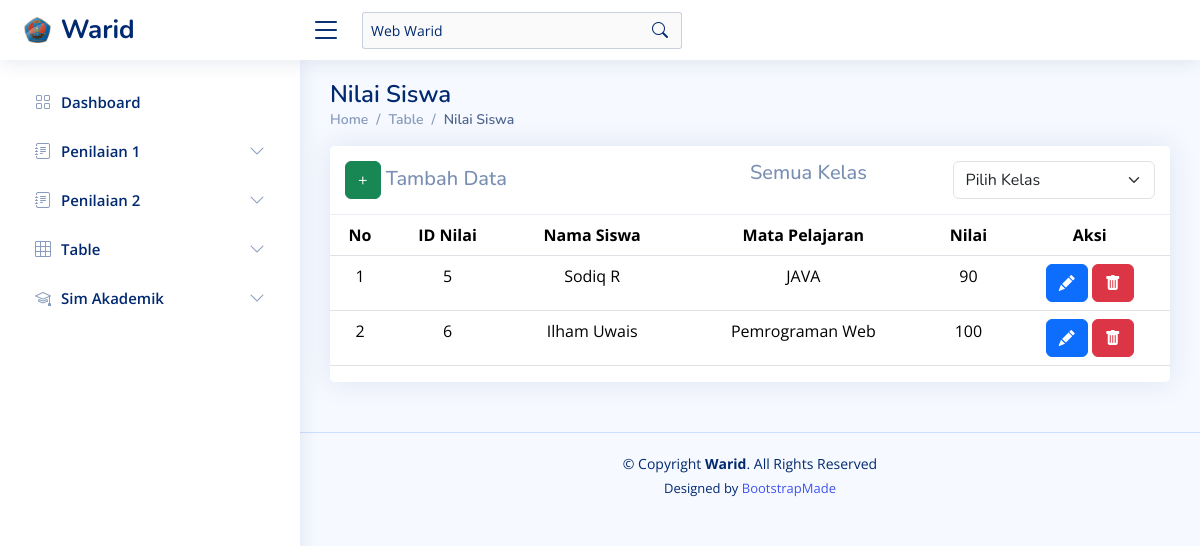
Page /?page=nilai_siswa on the committed database.
### tables this page shows
CREATE TABLE `nilai_siswa` (
  `id_nilai_siswa` int(10) NOT NULL,
  `id_siswa` int(10) NOT NULL,
  `id_mapel` int(10) NOT NULL,
  `nilai` int(10) NOT NULL
);

CREATE TABLE `siswa` (
  `id_siswa` int(10) NOT NULL,
  `nama_siswa` varchar(255) NOT NULL,
  `kelas` varchar(10) NOT NULL
);

CREATE TABLE `mapel` (
  `id_mapel` int(10) NOT NULL,
  `mata_pelajaran` varchar(50) NOT NULL
);

### assets/components/sim_akademik_warid/nilai_siswa.php (the view, shortened to what this page needs)
<?php
$pageName = 'nilai_siswa';
?>
<main id="main" class="main">
    <div class="pagetitle">
        <h1>Nilai Siswa</h1>
        <nav>
            <ol class="breadcrumb">
                <li class="breadcrumb-item"><a href="?page=dashboard">Home</a></li>
                <li class="breadcrumb-item">Table</li>
                <li class="breadcrumb-item active">Nilai Siswa</li>
            </ol>
        </nav>
    </div>
    <?php
    if (isset($_POST['kelas_siswa'])) {
        $kelas_siswa = $_POST['kelas_siswa'];
        if ($kelas_siswa == "Semua Kelas") {
            $kelas_query = "";
        } else {
            $kelas_query = "WHERE kelas ='$kelas_siswa'";
        }
    } else {
        $kelas_siswa = "Semua Kelas";
    }
    ?>
    <section class="section">
        <div class="row">
            <div class="col-lg-12">
                <div class="card">
                    <h5 class="card-header d-flex"">
                        <span class=" col-sm-6"><a href="?page=<?php echo $pageName ?>&alert=add_data&kelas_siswa=<?php echo $kelas_siswa; ?>" class="btn btn-success">+</a> Tambah Data</span>
                        <span class="col-sm-3"><?php echo $kelas_siswa; ?></span>
                        <form class="col-sm-3" action="?page=<?php echo $pageName ?>" method="post">
                            <select class="form-select" name="kelas_siswa" id="kelas_siswa" onchange="this.form.submit()">
                                <option value="Belum Memilih">Pilih Kelas</option>
                            </select>
                        </form>
                    </h5>
                    <div class="table-responsive text-nowrap">
                        <table class="table" style="text-align:center">
                            <thead>
                                <tr>
                                    <th>No</th>
                                    <th>ID Nilai</th>
                                    <th>Nama Siswa</th>
                                    <th>Mata Pelajaran</th>
                                    <th>Nilai</th>
                                    <th>Aksi</th>
                                </tr>
                            </thead>
                            <tbody class="table-border-bottom-0">
                                <?php
                                $no = 1;
                                $result = mysqli_query($koneksi1, "SELECT nilai_siswa.id_nilai_siswa, siswa.nama_siswa, mapel.mata_pelajaran, nilai_siswa.nilai FROM nilai_siswa INNER JOIN siswa ON nilai_siswa.id_siswa = siswa.id_siswa INNER JOIN mapel ON nilai_siswa.id_mapel = mapel.id_mapel");
                                while ($data = mysqli_fetch_assoc($result)) {
                                ?>
                                    <tr>
                                        <td><?php echo $no++; ?></td>
                                        <td><?php echo $data['id_nilai_siswa']; ?></td>
                                        <td><?php echo $data['nama_siswa']; ?></td>
                                        <td><?php echo $data['mata_pelajaran']; ?></td>
                                        <td><?php echo $data['nilai']; ?></td>
                                        <td>
                                            <a href="?page=<?php echo $pageName ?>&alert=EditData&id_nilai_siswa=<?php echo $data['id_nilai_siswa']; ?>" class="btn btn-primary"><i class="bi bi-pencil-fill" style="color: white;"></i></a>
                                            <a href="?page=<?php echo $pageName ?>&alert=ConfirmationDeleteSim&pageName=<?php echo $pageName ?>&id=<?php echo $data['id_nilai_siswa']; ?>" class="btn btn-danger"><i class="bi bi-trash-fill" style="color: white;"></i></a>
                                        </td>
                                    </tr><?php } ?>
                            </tbody>
                        </table>
                    </div>
                </div>
            </div>
        </div>
    </section>
</main>

### assets/css/style.css (style rules this page uses)
:root { scroll-behavior: smooth; }
body { font-family: "Open Sans", sans-serif; background: #f6f9ff; color: #444444; }
a { color: #4154f1; text-decoration: none; }
h1, h2, h3, h4, h5, h6 { font-family: "Nunito", sans-serif; }
#main { margin-top: 60px; padding: 20px 30px; transition: all 0.3s; }
.pagetitle { margin-bottom: 10px; }
.pagetitle h1 { font-size: 24px; margin-bottom: 0; font-weight: 600; color: #012970; }
.card { margin-bottom: 30px; border: none; border-radius: 5px; box-shadow: 0px 0 30px rgba(1, 41, 112, 0.1); }
.card-header, .card-footer { border-color: #ebeef4; background-color: #fff; color: #798eb3; padding: 15px; }
.breadcrumb { font-size: 14px; font-family: "Nunito", sans-serif; color: #899bbd; font-weight: 600; }
.breadcrumb a { color: #899bbd; transition: 0.3s; }
.breadcrumb .breadcrumb-item::before { color: #899bbd; }
.breadcrumb .active { color: #51678f; font-weight: 600; }
@media (min-width: 1200px) { #main, #footer { margin-left: 300px; } }

### rows in the picture
nilai_siswa: id_nilai_siswa "5", id_siswa.nama_siswa "Sodiq R", id_mapel.mata_pelajaran "JAVA", nilai "90"
nilai_siswa: id_nilai_siswa "6", id_siswa.nama_siswa "Ilham Uwais", id_mapel.mata_pelajaran "Pemrograman Web", nilai "100"

### other values in the picture
$kelas_siswa "Semua Kelas"
